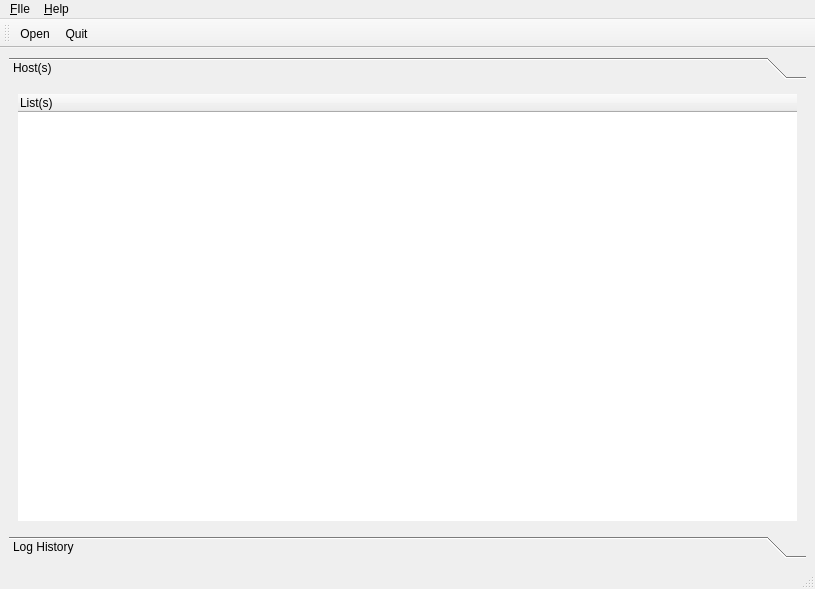
<ui version="4.0" >
 <class>mWindow</class>
 <widget class="QMainWindow" name="mWindow" >
  <property name="geometry" >
   <rect>
    <x>0</x>
    <y>0</y>
    <width>815</width>
    <height>589</height>
   </rect>
  </property>
  <property name="minimumSize" >
   <size>
    <width>500</width>
    <height>500</height>
   </size>
  </property>
  <property name="windowTitle" >
   <string>Nmapsi4 log reader</string>
  </property>
  <property name="windowIcon" >
   <iconset resource="../../mainwin.qrc" >
    <normaloff>:/images/icons/nmapsi4_mw.svg</normaloff>:/images/icons/nmapsi4_mw.svg</iconset>
  </property>
  <widget class="QWidget" name="centralwidget" >
   <layout class="QGridLayout" name="gridLayout" >
    <item row="0" column="0" >
     <widget class="QToolBox" name="toolBoxMain" >
      <property name="frameShadow" >
       <enum>QFrame::Plain</enum>
      </property>
      <property name="lineWidth" >
       <number>0</number>
      </property>
      <property name="currentIndex" >
       <number>0</number>
      </property>
      <widget class="QWidget" name="page" >
       <property name="geometry" >
        <rect>
         <x>0</x>
         <y>0</y>
         <width>797</width>
         <height>400</height>
        </rect>
       </property>
       <attribute name="label" >
        <string>Host(s)</string>
       </attribute>
       <layout class="QVBoxLayout" name="verticalLayout" >
        <item>
         <widget class="QTreeWidget" name="treeLogView" >
          <property name="frameShape" >
           <enum>QFrame::NoFrame</enum>
          </property>
          <property name="frameShadow" >
           <enum>QFrame::Plain</enum>
          </property>
          <property name="alternatingRowColors" >
           <bool>true</bool>
          </property>
          <property name="selectionMode" >
           <enum>QAbstractItemView::NoSelection</enum>
          </property>
          <property name="rootIsDecorated" >
           <bool>false</bool>
          </property>
          <column>
           <property name="text" >
            <string>List(s)</string>
           </property>
          </column>
         </widget>
        </item>
       </layout>
      </widget>
      <widget class="QWidget" name="page_2" >
       <property name="geometry" >
        <rect>
         <x>0</x>
         <y>0</y>
         <width>797</width>
         <height>400</height>
        </rect>
       </property>
       <attribute name="label" >
        <string>Log History</string>
       </attribute>
       <layout class="QVBoxLayout" name="verticalLayout_2" >
        <item>
         <widget class="QTreeWidget" name="logTree" >
          <property name="sizePolicy" >
           <sizepolicy vsizetype="Expanding" hsizetype="Expanding" >
            <horstretch>250</horstretch>
            <verstretch>0</verstretch>
           </sizepolicy>
          </property>
          <property name="minimumSize" >
           <size>
            <width>789</width>
            <height>0</height>
           </size>
          </property>
          <property name="frameShape" >
           <enum>QFrame::NoFrame</enum>
          </property>
          <property name="frameShadow" >
           <enum>QFrame::Plain</enum>
          </property>
          <property name="alternatingRowColors" >
           <bool>true</bool>
          </property>
          <property name="rootIsDecorated" >
           <bool>false</bool>
          </property>
          <column>
           <property name="text" >
            <string>List(s)</string>
           </property>
          </column>
          <column>
           <property name="text" >
            <string>Date</string>
           </property>
          </column>
         </widget>
        </item>
       </layout>
      </widget>
     </widget>
    </item>
   </layout>
  </widget>
  <widget class="QMenuBar" name="menubar" >
   <property name="geometry" >
    <rect>
     <x>0</x>
     <y>0</y>
     <width>815</width>
     <height>27</height>
    </rect>
   </property>
   <widget class="QMenu" name="menu_FIle" >
    <property name="title" >
     <string>&amp;FIle</string>
    </property>
    <addaction name="actionClose" />
   </widget>
   <widget class="QMenu" name="menu_Help" >
    <property name="title" >
     <string>&amp;Help</string>
    </property>
   </widget>
   <addaction name="menu_FIle" />
   <addaction name="menu_Help" />
  </widget>
  <widget class="QStatusBar" name="statusbar" />
  <widget class="QToolBar" name="toolBar" >
   <property name="windowTitle" >
    <string>toolBar</string>
   </property>
   <property name="iconSize" >
    <size>
     <width>32</width>
     <height>32</height>
    </size>
   </property>
   <property name="toolButtonStyle" >
    <enum>Qt::ToolButtonTextUnderIcon</enum>
   </property>
   <attribute name="toolBarArea" >
    <enum>TopToolBarArea</enum>
   </attribute>
   <attribute name="toolBarBreak" >
    <bool>false</bool>
   </attribute>
   <addaction name="actionOpen" />
   <addaction name="actionQuit" />
  </widget>
  <action name="actionClear" >
   <property name="icon" >
    <iconset resource="../../mainwin.qrc" >
     <normaloff>:/images/images/window_new.png</normaloff>:/images/images/window_new.png</iconset>
   </property>
   <property name="text" >
    <string>Clear</string>
   </property>
  </action>
  <action name="actionClose" >
   <property name="icon" >
    <iconset resource="../../mainwin.qrc" >
     <normaloff>:/images/images/window-close.png</normaloff>:/images/images/window-close.png</iconset>
   </property>
   <property name="text" >
    <string>&amp;Quit</string>
   </property>
   <property name="shortcutContext" >
    <enum>Qt::WindowShortcut</enum>
   </property>
  </action>
  <action name="actionOpen" >
   <property name="icon" >
    <iconset resource="../../mainwin.qrc" >
     <normaloff>:/images/images/fileopen.png</normaloff>:/images/images/fileopen.png</iconset>
   </property>
   <property name="text" >
    <string>Open</string>
   </property>
  </action>
  <action name="actionQuit" >
   <property name="icon" >
    <iconset resource="../../mainwin.qrc" >
     <normaloff>:/images/images/window-close.png</normaloff>:/images/images/window-close.png</iconset>
   </property>
   <property name="text" >
    <string>&amp;Quit</string>
   </property>
   <property name="shortcut" >
    <string>Ctrl+Q</string>
   </property>
  </action>
 </widget>
 <resources>
  <include location="../../mainwin.qrc" />
 </resources>
 <connections/>
</ui>
